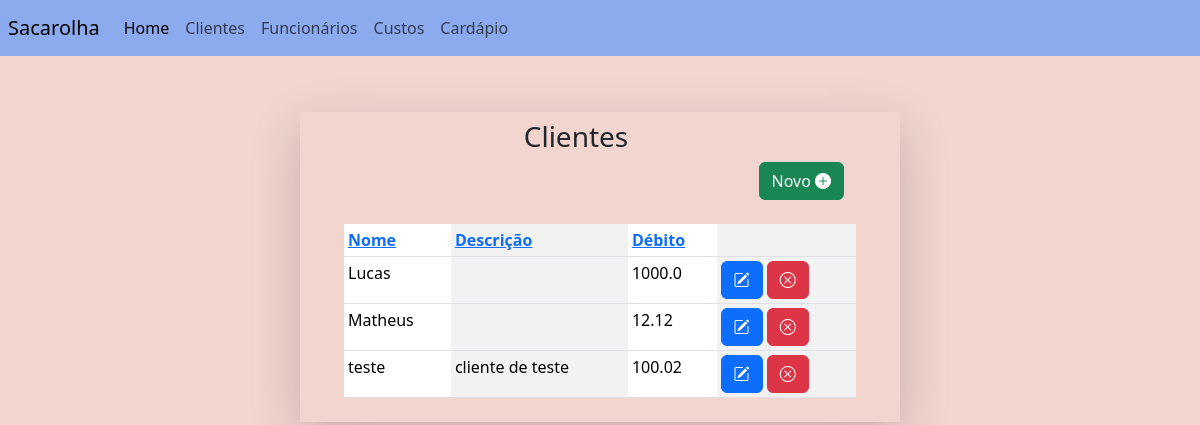
/cliente (signed in), run on the app's committed database.
### main/models.py (models this page shows, shortened)
class RegistroFinanceiro(models.Model):
	category_list = [
		("cliente", "cliente"),
		("custo", "custo"),
		("funcionario", "funcionario"),
	]
	user = models.ForeignKey(User, on_delete=models.CASCADE, null=True)
	name = models.CharField(max_length = 200)
	description = models.CharField(max_length = 200, blank=True)
	value = models.FloatField(validators= [validate_positive])
	category = models.CharField(max_length = 200, choices = category_list)
	state = models.BooleanField(default=True)

### main/views.py (the view)
# urls.py: path('cliente', views.ClienteListView.as_view(), name='cliente'),
class ClienteListView(LoginRequiredMixin, ListView):
    login_url = "login"
    template_name = "main/cliente/cliente_list.html"
    model = RegistroFinanceiro
    def get_queryset(self):
        queryset = super().get_queryset().filter(category='cliente')
        order = self.request.GET.get('order', 'asc')
        sort_by = self.request.GET.get('sort', 'name')
        if order == "desc":
            sort_by = f'-{sort_by}'
        queryset= queryset.order_by(sort_by)
        return queryset

### main/templates/main/cliente/cliente_list.html (shortened to what this page needs)
{%extends "base.html"%}
{%block navbar%}
{%include 'navbar.html'%}
{%endblock navbar%}
{%block content%}
<div align="right" class='pe-5' >
	<h3 align="center">Clientes</h3>
<a class='btn btn-success' href={%url 'cliente_create'%} method='GET'class='h3'>Novo					<i class="bi bi-plus-circle-fill"></i></a>
<br>
<br>
{%include "main/cliente/cliente_table.html"%}
</div>
{%endblock content%}

### main/templates/main/cliente/cliente_table.html
<div class='row ps-5 justify-content-center'>
<table class="table table-striped-columns table-sm">
<thead>
	<tr>
		<th>             <a href="?sort=name&order={% if request.GET.order == 'asc' %}desc{% else %}asc{% endif %}">
			Nome
		</a></th>
		<th>                <a href="?sort=description&order={% if request.GET.order == 'asc' %}desc{% else %}asc{% endif %}">
			Descrição
		</a></th>
		<th>                <a href="?sort=value&order={% if request.GET.order == 'asc' %}desc{% else %}asc{% endif %}">
			Débito
		</a></th>
		<th></th>
	</tr>
</thead>
<tbody>
	{%for object in object_list%}
		{%if object.category == "cliente" and object.state == True%}
		<tr>
			<td scope="row">{{object.name}}</td>
			<td scope="row">{{object.description}}</td>
			<td scope="row">{{object.value}}</td>
			<td><a href="{%url 'cliente_update' object.id%}" class='btn btn-primary'>
				<i class="bi bi-pencil-square"></i>
			</a>
			<a href="{%url 'cliente_softdelete' object.id%}"class='btn btn-danger'>
				<i class="bi bi-x-circle"></i>
			</a>
			</td>
		</tr>
		{%endif%}
	{%endfor%}
</tbody>
</table>
</div>

### data on the page
RegistroFinanceiro: name "Lucas", value "1000.0"
RegistroFinanceiro: name "Matheus", value "12.12"
RegistroFinanceiro: name "teste", description "cliente de teste", value "100.02"
